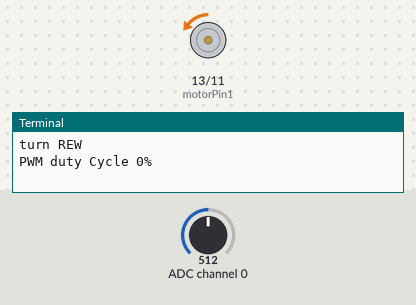
Recording of a program running on a simulated Raspberry Pi (header pin numbers). Parts: motor-driver pin pairs drawn as motors (green arrow = first pin HIGH = forward, orange = second pin HIGH = backward, longer = more drive, scaled by the enable pin), the last lines printed to the terminal. The inputs (shaded band) are chosen by the test bench; at power-on: ADC channel 0 = 512 (analog values on the 0–1023 scale).

Above: at 1.2 s.
1.3 s: ADC channel 0 set to 514
At 2.3 s:
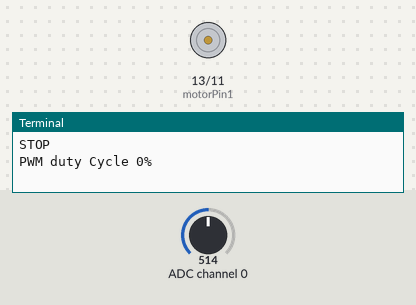
2.9 s: ADC channel 0 set to 716
4.5 s: ADC channel 0 set to 900
6.1 s: ADC channel 0 set to 1023
7.7 s: ADC channel 0 set to 306
At 8.3 s:
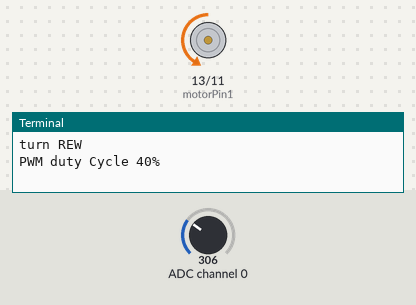
9.3 s: ADC channel 0 set to 511
At 10.3 s:
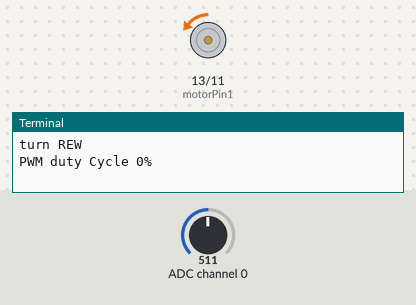
Timing chart, 0 to 11.9 s (numbered marks = the images above; inputs shaded):
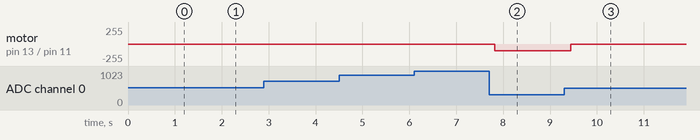

The program:

motor_control.py
```python
import RPi.GPIO as GPIO
import time
import smbus

address = 0x48
bus = smbus.SMBus(1)
cmd =0x40

motorPin1= 13
motorPin2 = 11
enablePin=15

def analogRead(chan):
    value = bus.read_byte_data(address, cmd+chan)
    return value

def analogWrite(value):
    bus.write_byte_data(address, cmd , value)

def setup():
    global p
    GPIO.setmode(GPIO.BOARD)
    GPIO.setup(motorPin1, GPIO.OUT)
    GPIO.setup(motorPin2, GPIO.OUT)
    GPIO.setup(enablePin, GPIO.OUT)


    p= GPIO.PWM(enablePin, 1000)
    p.start(0)

def mapNUM(value, fromLow, fromHigh, toLow, toHigh):
    return (toHigh- toLow)*(value- fromLow) /(fromHigh - fromLow) + toLow

def motor(ADC):
    value = ADC- 128
    print("In motor driver circuit value is %d" %(value))

    if(value > 0):
        GPIO.output(motorPin1, GPIO.HIGH)
        GPIO.output(motorPin2, GPIO.LOW)
        print("turn fwd")
    if(value < 0):
        GPIO.output(motorPin1, GPIO.LOW)
        GPIO.output(motorPin2, GPIO.HIGH)
        print("turn REW")
    else:
        GPIO.output(motorPin1, GPIO.LOW)
        GPIO.output(motorPin2, GPIO.LOW)
        print("STOP")

    p.start(mapNUM(abs(value), 0, 128, 0, 100))
    print("PWM duty Cycle %d%%\n" %(abs(value)*100/127))

def loop():
    while True:
        value = analogRead(0)
        print("ADC value %d" %(value))
        motor(value)
        time.sleep(0.1)

def destroy():
    bus.close()
    GPIO.cleanup()

if __name__=="__main__":
    setup()

    try:
        loop()
    except KeyboardInterrupt:
        destroy()
```

Measured:
- after the input at 1.3 s, motor on pin 13 (motorPin1) / pin 11 (motorPin2): backward 2/255 → stopped after 0.12 s
- after the input at 7.7 s, motor on pin 13 (motorPin1) / pin 11 (motorPin2): stopped → backward 104/255 after 0.12 s
- after the input at 9.3 s, motor on pin 13 (motorPin1) / pin 11 (motorPin2): backward 104/255 → backward 2/255 after 0.14 s
